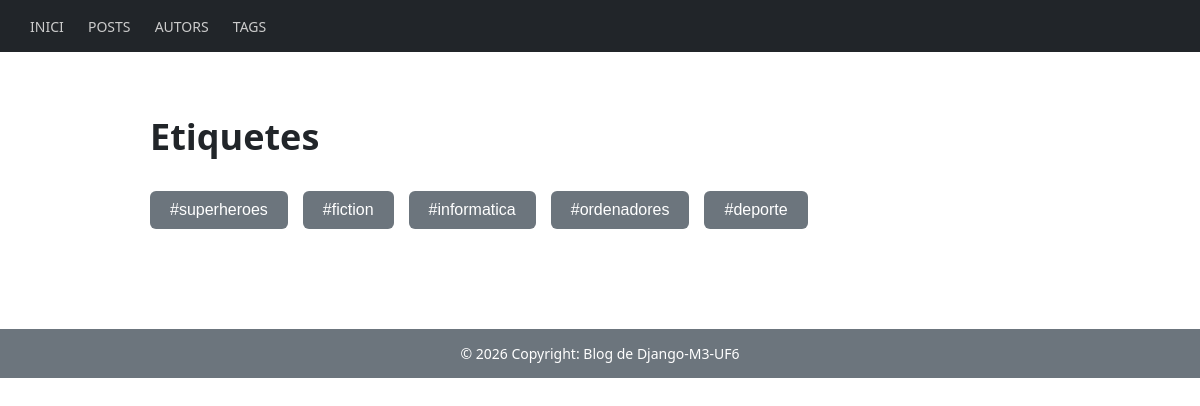
Page /tags on the earlier database version.
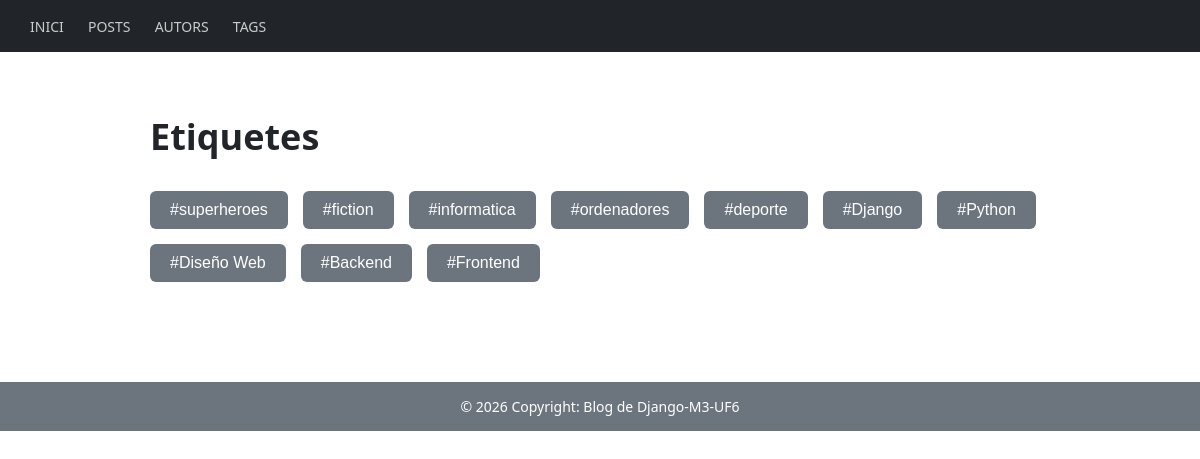
Same page on the later database version.
### blog/models.py (models this page shows, shortened)
class Tag(models.Model):
    caption = models.CharField(max_length=20)

### blog/views.py (the view)
# urls.py: path("tags", views.tags, name="tags-page"),
def tags(request):
    all_tags = Tag.objects.all()
    return render(request, "blog/tag_list.html", {
        "all_tags": all_tags
    })

### templates/blog/tag_list.html (shortened to what this page needs)
{% extends "blog/base.html" %}
{% block content %}
<div style="margin: 40px auto; max-width: 900px;">
    <h1 style="font-size: 36px; color: #212529; font-weight: 600; margin-bottom: 30px;">Etiquetes</h1>
    <div style="display: flex; flex-wrap: wrap; gap: 15px; margin-top: 20px;">
        {% for tag in all_tags %}
            <a href="{% url 'tag-posts-page' tag.caption %}" style="text-decoration: none;">
                <span style="background-color: #6c757d; color: white; padding: 10px 20px; border-radius: 6px; font-size: 16px; font-family: sans-serif; font-weight: 500; display: inline-block; transition: background-color 0.2s;" onmouseover="this.style.backgroundColor='#495057'" onmouseout="this.style.backgroundColor='#6c757d'">
                    #{{ tag.caption }}
                </span>
            </a>
        {% empty %}
            <p style="color: #6c757d;">No hi ha etiquetes disponibles.</p>
        {% endfor %}
    </div>
</div>
{% endblock %}

Differences in the rows shown:
added Tag: caption "Django"
added Tag: caption "Python"
added Tag: caption "Diseño Web"
added Tag: caption "Backend"
added Tag: caption "Frontend"
